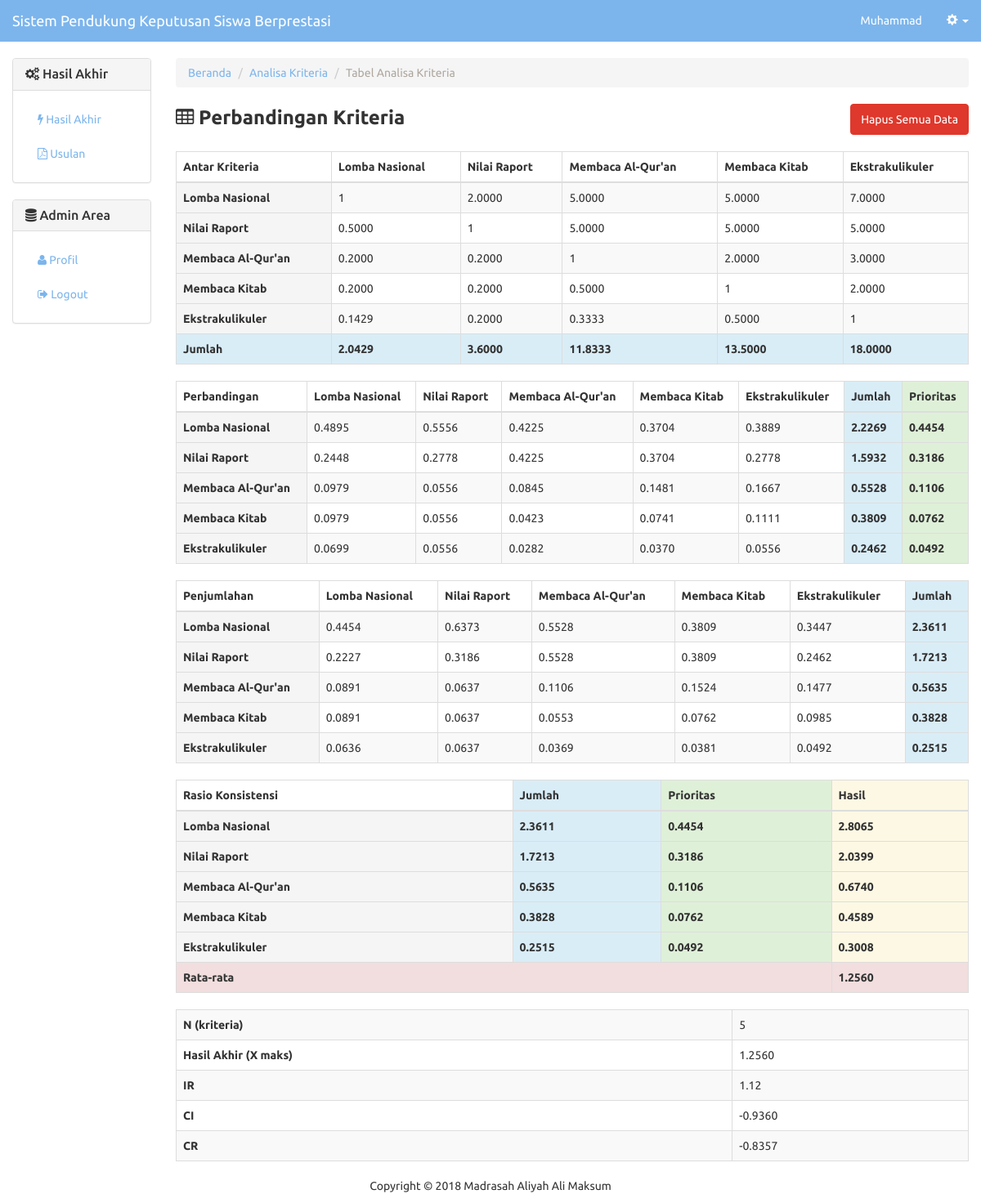
The app's page /analisa-kriteria-tabel.php (signed in) with its own data.
### tables this page shows
CREATE TABLE IF NOT EXISTS `data_kriteria` (
  `id_kriteria` varchar(2) NOT NULL,
  `nama_kriteria` varchar(45) NOT NULL,
  `jumlah_kriteria` double NOT NULL,
  `bobot_kriteria` double NOT NULL,
  PRIMARY KEY (`id_kriteria`)
);

CREATE TABLE IF NOT EXISTS `analisa_kriteria` (
  `kriteria_pertama` varchar(2) NOT NULL,
  `nilai_analisa_kriteria` double NOT NULL,
  `hasil_analisa_kriteria` double NOT NULL,
  `kriteria_kedua` varchar(2) NOT NULL,
  PRIMARY KEY (`kriteria_pertama`,`kriteria_kedua`),
  KEY `kriteria_kedua` (`kriteria_kedua`)
);

### includes/bobot.inc.php (called while the page is built, shortened)
<?php
class Bobot {
	private $conn;
	private $table_name = "analisa_kriteria";
	public function __construct($db) {
		$this->conn = $db;
	}
	function readAll1($a, $b) {
		$query = "SELECT * FROM {$this->table_name} WHERE kriteria_pertama = '$a' AND kriteria_kedua = '$b' LIMIT 0,1";
		$stmt = $this->conn->prepare( $query );
		$stmt->execute();
		$row = $stmt->fetch(PDO::FETCH_ASSOC);
		$this->kp = $row['nilai_analisa_kriteria'];
	}
	function readAll2() {
		$query = "SELECT * FROM data_kriteria";
		$stmt = $this->conn->prepare( $query );
		$stmt->execute();
		return $stmt;
	}
	function countAll() {
		$query = "SELECT * FROM data_kriteria";
		$stmt = $this->conn->prepare( $query );
		$stmt->execute();
		return $stmt->rowCount();
	}
	function readSum1($a) {
		$query = "SELECT sum(nilai_analisa_kriteria) AS jumkr FROM {$this->table_name} WHERE kriteria_kedua='$a'";
		$stmt = $this->conn->prepare( $query );
		$stmt->execute();
		$row = $stmt->fetch(PDO::FETCH_ASSOC);
		$this->nak = $row['jumkr'];
	}
	function getIr($n) {
		switch ($n) {
		case 5:
			$r = 1.12;
			break;
		}
		return $r;
	}
	function readSum2($a) {
		$query = "SELECT sum(hasil_analisa_kriteria) AS jumlah FROM {$this->table_name} WHERE kriteria_pertama='$a'";
		$stmt = $this->conn->prepare( $query );
		$stmt->execute();
		$row = $stmt->fetch(PDO::FETCH_ASSOC);
		$this->hak = $row['jumlah'];
	}
}

### analisa-kriteria-tabel.php (the view, shortened to what this page needs)
<?php
include_once 'header.php';
include_once('includes/bobot.inc.php');
$bobotObj = new Bobot($db);
$count = $bobotObj->countAll();
?>
<div class="row">
	<div class="col-xs-12 col-sm-12 col-md-2">
		  	<?php
			include_once 'sidebar.php';
			?>
	</div>
	<div class="col-xs-12 col-sm-12 col-md-10">
	<ol class="breadcrumb">
          <li><a href="index.php">Beranda</a></li>
          <li><a href="analisa-kriteria.php">Analisa Kriteria</a></li>
          <li class="active">Tabel Analisa Kriteria</li>
        </ol>
        <div class="row">
            <div class="col-md-6 text-left">
                <strong style="font-size:18pt;"><span class="fa fa-table"></span> Perbandingan Kriteria</strong>
            </div>
            <div class="col-md-6 text-right">
                <form method="post">
          <button name="hapus" class="btn btn-danger">Hapus Semua Data</button>
                </form>
            </div>
        </div>
        <br/>
        <table width="100%" class="table table-striped table-bordered">
      <thead>
        <tr>
          <th>Antar Kriteria</th>
          <?php $bobots1 = $bobotObj->readAll2(); while ($row = $bobots1->fetch(PDO::FETCH_ASSOC)): ?>
            <th><?=$row['nama_kriteria'] ?></th>
          <?php endwhile; ?>
        </tr>
      </thead>
      <tbody>
                <?php $bobots2 = $bobotObj->readAll2(); while ($baris = $bobots2->fetch(PDO::FETCH_ASSOC)): ?>
          <tr>
            <th class="active"><?=$baris['nama_kriteria'] ?></th>
            <?php $bobots3 = $bobotObj->readAll2(); while ($kolom = $bobots3->fetch(PDO::FETCH_ASSOC)): ?>
              <td>
                <?php
                                if ($baris['id_kriteria'] == $kolom['id_kriteria']) {
                    echo '1';
                } else {
                    $bobotObj->readAll1($baris['id_kriteria'], $kolom['id_kriteria']);
                    echo number_format($bobotObj->kp, 4, '.', ',');
                }
                ?>
              </td>
            <?php endwhile; ?>
          </tr>
                <?php endwhile; ?>
      </tbody>
            <tfoot>
                <tr class="info">
                    <th>Jumlah</th>
                    <?php $stmt5 = $bobotObj->readAll2(); while ($row = $stmt5->fetch(PDO::FETCH_ASSOC)): ?>
                        <th>
                            <?php
                                $bobotObj->readSum1($row['id_kriteria']);
                                echo number_format($bobotObj->nak, 4, '.', ',');
                                $bobotObj->insert3($bobotObj->nak, $row['id_kriteria']);
                            ?>
                        </th>
                    <?php endwhile; ?>
                </tr>
            </tfoot>
    </table>
        <table width="100%" class="table table-striped table-bordered">
            <thead>
                <tr>
                    <th>Perbandingan</th>
                    <?php $bobots1x = $bobotObj->readAll2(); while ($row2x = $bobots1x->fetch(PDO::FETCH_ASSOC)): ?>
                        <th><?=$row2x['nama_kriteria'] ?></th>
                    <?php endwhile; ?>
                    <th class="info">Jumlah</th>
                    <th class="success">Prioritas</th>
                </tr>
            </thead>
            <tbody>
                <?php $bobots2x = $bobotObj->readAll2(); while ($baris = $bobots2x->fetch(PDO::FETCH_ASSOC)): ?>
                    <tr>
                        <th class="active"><?=$baris['nama_kriteria'] ?></th>
                        <?php $stmt4x = $bobotObj->readAll2(); while ($kolom = $stmt4x->fetch(PDO::FETCH_ASSOC)): ?>
                            <td>
                            <?php
                                if ($baris['id_kriteria'] == $kolom['id_kriteria']) {
                                    $c = 1/$kolom['jumlah_kriteria'];
                                    $bobotObj->insert2($c, $baris['id_kriteria'], $kolom['id_kriteria']);
                                    echo number_format($c, 4, '.', ',');
                                } else {
                                    $bobotObj->readAll1($baris['id_kriteria'], $kolom['id_kriteria']);
                                    $c = $bobotObj->kp/$kolom['jumlah_kriteria'];
                                    $bobotObj->insert2($c, $baris['id_kriteria'], $kolom['id_kriteria']);
                                    echo number_format($c, 4, '.', ',');
                                }
                                ?>
                            </td>
                        <?php endwhile; ?>
                        <th class="info">
                            <?php
                            $bobotObj->readSum2($baris['id_kriteria']);
                            $j = $bobotObj->hak;
                            echo number_format($j, 4, '.', ',');
                            ?>
                        </th>
                        <th class="success">
                            <?php
                            $bobotObj->readAvg($baris['id_kriteria']);
                            $b = $bobotObj->hak;
                            $bobotObj->insert4($b, $baris['id_kriteria']);
                            echo number_format($b, 4, '.', ',');
                            ?>
                        </th>
                    </tr>
                <?php endwhile; ?>
            </tbody>
        </table>
        <table width="100%" class="table table-striped table-bordered">
            <thead>
                <tr>
                    <th>Penjumlahan</th>
                    <?php $bobots1y = $bobotObj->readAll2(); while ($row = $bobots1y->fetch(PDO::FETCH_ASSOC)): ?>
                        <th><?=$row['nama_kriteria'] ?></th>
                    <?php endwhile; ?>
                    <th class="info">Jumlah</th>
                </tr>
            </thead>
            <tbody>
                <?php $sumRow = []; $bobots2y = $bobotObj->readAll2(); while ($baris = $bobots2y->fetch(PDO::FETCH_ASSOC)): ?>
                    <tr>
                        <th class="active"><?=$baris['nama_kriteria'] ?></th>
                        <?php $jumlah = 0; $bobots3y = $bobotObj->readAll2(); while ($kolom = $bobots3y->fetch(PDO::FETCH_ASSOC)): ?>
                            <td>
                            <?php
                                if ($baris['id_kriteria'] == $kolom['id_kriteria']) {
                                    $c = $kolom['bobot_kriteria'] * 1;
                                    echo number_format($c, 4, '.', ',');
                                    $jumlah += $c;
                                } else {
                                    $bobotObj->readAll1($baris['id_kriteria'], $kolom['id_kriteria']);
                                    $c = $kolom['bobot_kriteria'] * $bobotObj->kp;
                                    echo number_format($c, 4, '.', ',');
                                    $jumlah += $c;
                                }
                                ?>
                            </td>
                        <?php endwhile; ?>
                        <th class="info">
                            <?php
                            $sumRow[$baris['id_kriteria']] = $jumlah;
                            echo number_format($jumlah, 4, '.', ',');
                            ?>
                        </th>
                    </tr>
                <?php endwhile;?>
            </tbody>
        </table>
        <table width="100%" class="table table-striped table-bordered">
            <thead>
                <tr>
                    <th>Rasio Konsistensi</th>
                    <th class="info">Jumlah</th>
                    <th class="success">Prioritas</th>
                    <th class="warning">Hasil</th>
                </tr>
            </thead>
            <tbody>
                <?php $total=0; $bobots1z = $bobotObj->readAll2(); while ($row1 = $bobots1z->fetch(PDO::FETCH_ASSOC)): ?>
                    <tr>
                        <th class="active"><?=$row1["nama_kriteria"]?></th>
                        <th class="info"><?=number_format($sumRow[$row1["id_kriteria"]], 4, '.', ',')?></th>
                        <th class="success"><?=number_format($row1["bobot_kriteria"], 4, '.', ',');?></th>
                        <?php $jumlah = $sumRow[$row1["id_kriteria"]] + $row1["bobot_kriteria"]; ?>
                        <th class="warning"><?=number_format($jumlah, 4, '.', ',');?></th>
                        <?php $total += $jumlah; ?>
                    </tr>
                <?php endwhile; ?>
            </tbody>
            <tfoot>
                <tr class="danger">
                    <th colspan="3">Rata-rata</th>
                    <th><?php $rata = $total/$count; echo number_format($rata, 4, '.', ','); ?></th>
                </tr>
            </tfoot>
        </table>
        <table width="100%" class="table table-striped table-bordered">
            <tbody>
                <tr>
                    <th>N (kriteria)</th>
                    <td><?=$count?></td>
                </tr>
                <tr>
                    <th>Hasil Akhir (X maks)</th>
                    <td><?=number_format($rata, 4, '.', ',');?></td>
                </tr>
                <tr>
                    <th>IR</th>
                    <td><?php echo $ir = $bobotObj->getIr($count); ?></td>
                </tr>
                <tr>
                    <th>CI</th>
                    <td><?php $ci = ($rata-$count)/($count-1); echo number_format($ci, 4, '.', ',');?></td>
                </tr>
                <tr>
                    <th>CR</th>
                    <td><?php $cr = $ci/$ir; echo number_format($cr, 4, '.', ',');?></td>
                </tr>
            </tbody>
        </table>
    </div>
</div>
<?php
include_once 'footer.php';
?>

### records on screen
data_kriteria: nama_kriteria "Lomba Nasional", shows "1", analisa_kriteria.nilai_analisa_kriteria "0.5000", analisa_kriteria.nilai_analisa_kriteria "0.2000", analisa_kriteria.nilai_analisa_kriteria "0.1429", nak "2.0429", c "0.4895", j "2.2269", b "0.4454", c "0.2448", c "0.0979", c "0.0699", bobot_kriteria "0.4454", jumlah "2.3611", bobot_kriteria.nilai_analisa_kriteria "0.2227", bobot_kriteria.nilai_analisa_kriteria "0.0891", bobot_kriteria.nilai_analisa_kriteria "0.0636", id_kriteria "2.3611", jumlah "2.8065"
data_kriteria: nama_kriteria "Nilai Raport", analisa_kriteria.nilai_analisa_kriteria "2.0000", shows "1", analisa_kriteria.nilai_analisa_kriteria "0.2000", nak "3.6000", c "0.5556", c "0.2778", j "1.5932", b "0.3186", c "0.0556", bobot_kriteria.nilai_analisa_kriteria "0.6373", bobot_kriteria "0.3186", jumlah "1.7213", bobot_kriteria.nilai_analisa_kriteria "0.0637", id_kriteria "1.7213", jumlah "2.0399"
data_kriteria: nama_kriteria "Membaca Al-Qur'an", analisa_kriteria.nilai_analisa_kriteria "5.0000", shows "1", analisa_kriteria.nilai_analisa_kriteria "0.5000", analisa_kriteria.nilai_analisa_kriteria "0.3333", nak "11.8333", c "0.4225", c "0.0845", j "0.5528", b "0.1106", c "0.0423", c "0.0282", bobot_kriteria.nilai_analisa_kriteria "0.5528", bobot_kriteria "0.1106", jumlah "0.5635", bobot_kriteria.nilai_analisa_kriteria "0.0553", bobot_kriteria.nilai_analisa_kriteria "0.0369", id_kriteria "0.5635", jumlah "0.6740"
data_kriteria: nama_kriteria "Membaca Kitab", analisa_kriteria.nilai_analisa_kriteria "5.0000", analisa_kriteria.nilai_analisa_kriteria "2.0000", shows "1", analisa_kriteria.nilai_analisa_kriteria "0.5000", nak "13.5000", c "0.3704", c "0.1481", c "0.0741", j "0.3809", b "0.0762", c "0.0370", bobot_kriteria.nilai_analisa_kriteria "0.3809", bobot_kriteria.nilai_analisa_kriteria "0.1524", bobot_kriteria "0.0762", jumlah "0.3828", bobot_kriteria.nilai_analisa_kriteria "0.0381", id_kriteria "0.3828", jumlah "0.4589"
data_kriteria: nama_kriteria "Ekstrakulikuler", analisa_kriteria.nilai_analisa_kriteria "7.0000", analisa_kriteria.nilai_analisa_kriteria "5.0000", analisa_kriteria.nilai_analisa_kriteria "3.0000", analisa_kriteria.nilai_analisa_kriteria "2.0000", shows "1", nak "18.0000", c "0.3889", c "0.2778", c "0.1667", c "0.1111", c "0.0556", j "0.2462", b "0.0492", bobot_kriteria.nilai_analisa_kriteria "0.3447", bobot_kriteria.nilai_analisa_kriteria "0.2462", bobot_kriteria.nilai_analisa_kriteria "0.1477", bobot_kriteria.nilai_analisa_kriteria "0.0985", bobot_kriteria "0.0492", jumlah "0.2515", id_kriteria "0.2515", jumlah "0.3008"

### other values on screen
$_SESSION['nama_lengkap'] "Muhammad"
$rata "1.2560"
$count "5"
$ir = $bobotObj->getIr($count) "1.12"
$ci "-0.9360"
$cr "-0.8357"
